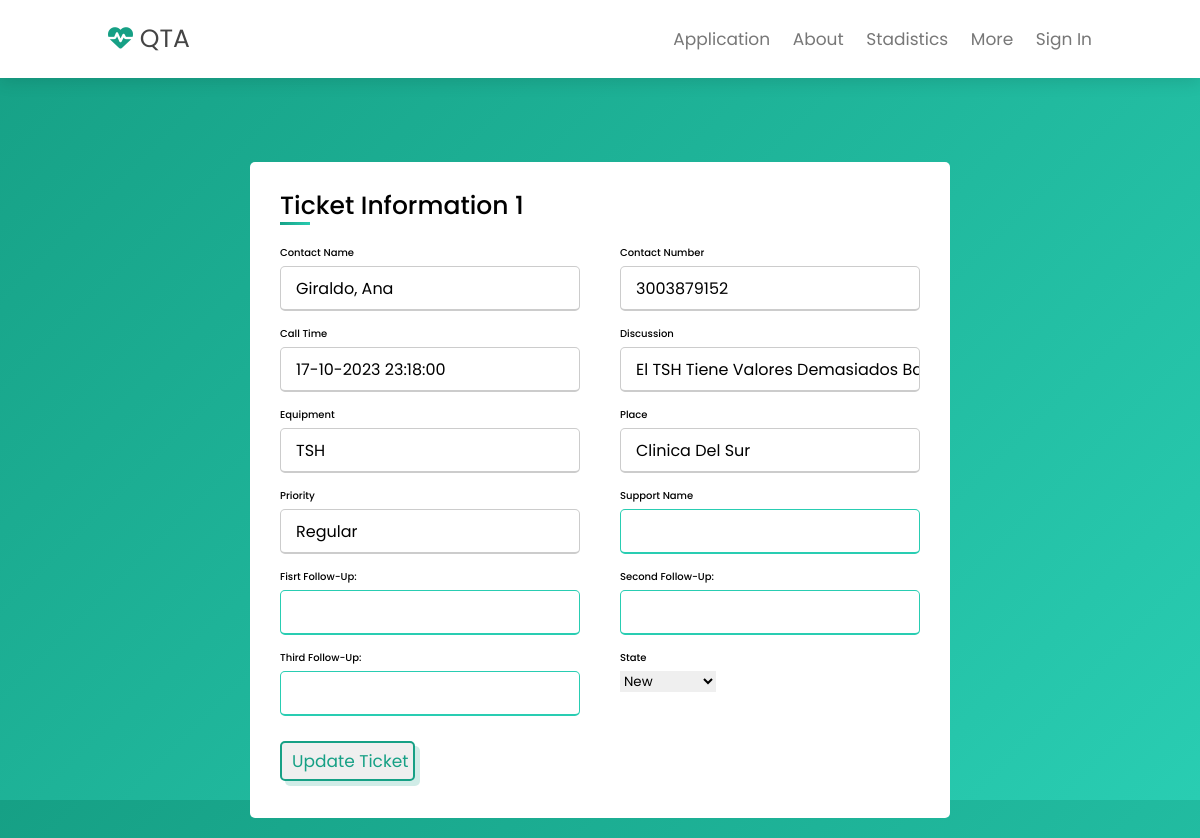
Page /mainscreen/more_info/1/ on the earlier database version.
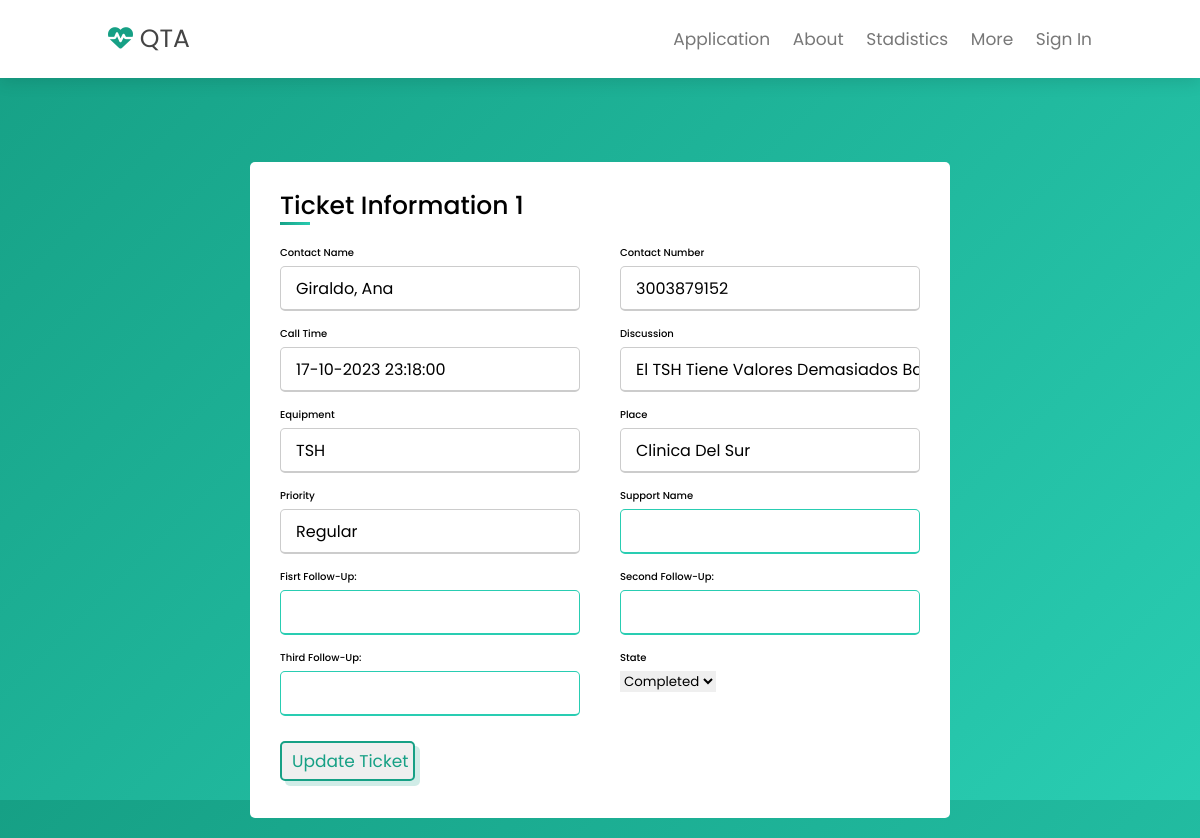
Same page on the later database version.
### qta/models.py (models this page shows)
class Ticket(models.Model):
    ticket_number = models.CharField(max_length=20)
    call_time = models.DateTimeField()
    priority = models.CharField(max_length=20)
    discussion = models.CharField(max_length=100)
    state = models.CharField(max_length=20)
    place = models.CharField(max_length=20)
    equipment = models.CharField(max_length=20)
    contact_number = models.CharField(max_length=20)
    contact_name = models.CharField(max_length=20)
    Support_name = models.CharField(max_length=20, default="")
    first_follow_up = models.CharField(max_length=500, default="")
    second_follow_up = models.CharField(max_length=500, default="")
    third_follow_up = models.CharField(max_length=500, default="")
    id_unico = models.IntegerField(primary_key=True)
    time_finish = models.DateTimeField(default=datetime(1, 1, 1, 0, 0, 0))

### qta/views.py (the view, shortened to what this page needs)
# urls.py: path('mainscreen/more_info/<int:id_unico>/',more_info, name='more_info'),
def more_info(request, id_unico):
    ticket = get_object_or_404(Ticket, id_unico=id_unico)
    return render(request, 'more_info.html', {'ticket': ticket})

### qta/templates/more_info.html (shortened to what the changed rows need)
<!DOCTYPE html>
<html lang="en">
<head>
    <link rel="stylesheet" href="https://cdnjs.cloudflare.com/ajax/libs/font-awesome/6.4.2/css/all.min.css">
</head>
<body>
    <section class="Formulario">
      <div class="container">
        <div class="title">Ticket information {{ ticket.id_unico }}</div>
        <form actions="" method='post'>
            <div class="user-details">
                <div class="input-box">
                    <span class="details">Contact Name</span>
                    <input type="text" id="contact_name" name="contact_name" value="{{ ticket.contact_name }}" readonly>
                </div>
                <div class="input-box">
                    <span class="details">Contact Number</span>
                    <input type="text" id="contact_number" name="contact_number" value="{{ ticket.contact_number }}" readonly>
                </div>
                <div class="input-box">
                    <span class="details">Call Time</span>
                    <input type="text" id="call_time" name="call_time" value="{{ ticket.call_time | date:'d-m-Y H:i:s' }}" readonly>
                </div>
                <div class="input-box">
                    <span class="details">Discussion</span>
                    <input type="text" id="discussion" name="discussion" value="{{ ticket.discussion }}" readonly>
                </div>
                <div class="input-box">
                    <span class="details">Equipment</span>
                    <input type="text" id="equipment" name="equipment" value="{{ ticket.equipment }}" readonly>
                </div>
                <div class="input-box">
                    <span class="details">Place</span>
                    <input type="text" id="place" name="place" value="{{ ticket.place }}" readonly>
                </div>
                <div class="input-box">
                    <span class="details">Priority</span>
                    <input type="text" id="priority" name="priority" value="{{ ticket.priority }}" readonly>
                </div>
                <div class="input-box">
                    <span class="details">State</span>
                    <select class="form-select form-select-sm" aria-label="Small select example" type="text" id="campo5" name="state" required>
                        <option selected>{{ticket.state}}</option>
                      </select>
                </div>
        </form>
      </div>
    </section>
</body>
</html>

Differences in the rows shown:
changed Ticket "Giraldo, Ana": state "New" → "Completed"
